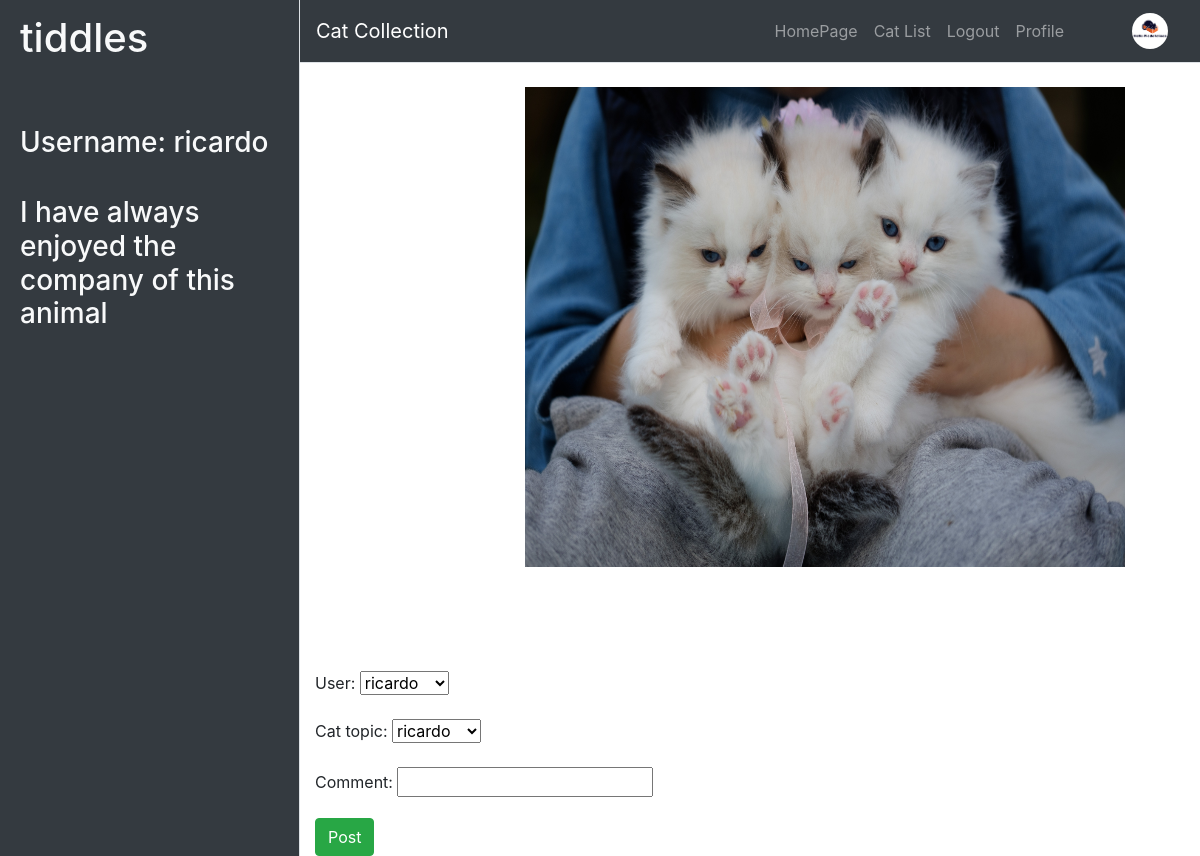
The app's page /cat_app/cat_topic/1/ (signed in), older data.
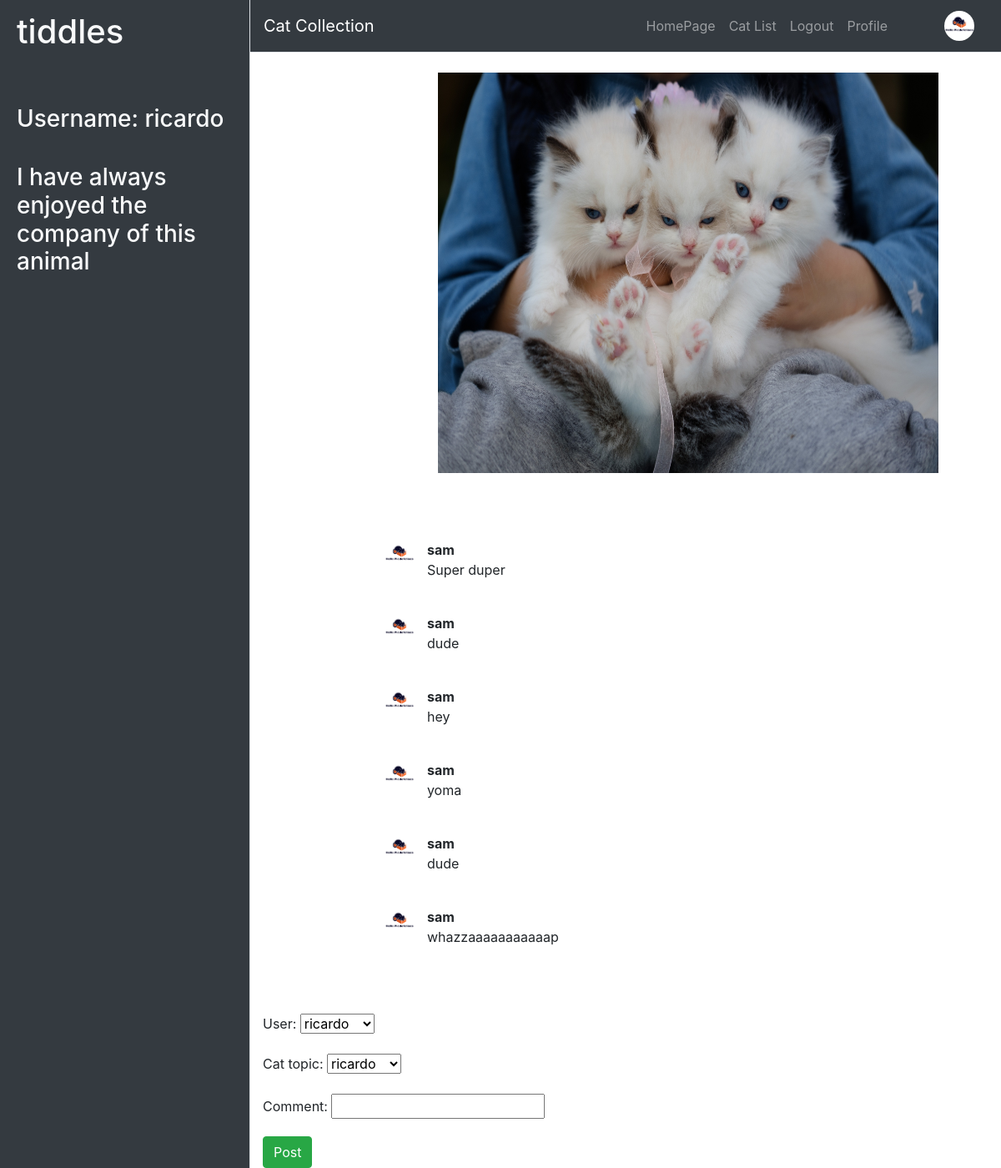
The same page, newer data.
### cat_app/models.py (models this page shows, shortened)
class Cat_Topic(models.Model):
	owner = models.ForeignKey(UserProfileInfo, on_delete=models.CASCADE, blank=True, null=True)
	cat_name = models.CharField(max_length=20)
	cat_picture = models.ImageField(upload_to='cat_images', blank=True, null=True)
	story = models.CharField(max_length=140)
	def __str__(self):
		return self.owner.user.username

class UserProfileInfo(models.Model):
	user = models.OneToOneField(User, related_name='userprofileinfos', on_delete=models.CASCADE, blank=True, null=True, default=1)
	picture = models.ImageField(upload_to='images', blank=True, null=True)

class Cat_Topic_Comment(models.Model):
	user = models.ForeignKey(User, on_delete=models.CASCADE, blank=True, null=True)
	cat_topic = models.ForeignKey(Cat_Topic, related_name="comments", on_delete=models.CASCADE, blank=True, null=True)
	comment = models.CharField(max_length=140)

### cat_app/views.py (the view, shortened to what this page needs)
# urls.py: url(r'^cat_topic/(?P<pk>\d+)/$', views.CatDetailView.as_view(), name='cat_detail'),
class CatDetailView(FormMixin, DetailView):
	model = models.Cat_Topic
	template_name = 'cat_app/cat_detail.html'
	form_class = forms.CatCommentForm
	def get_context_data(self, **kwargs):
		context = super(CatDetailView, self).get_context_data(**kwargs)
		form = self.get_form()
		context['cat_detail'] = self.get_object()
		cat_topic = self.get_object()
		profiles = models.UserProfileInfo.objects.all()
		user = self.request.user
		if user.is_authenticated:
			form.initial['user'] = user.id
			form.initial['cat_topic'] = cat_topic.id
			context['form'] = form
			for profile in profiles:
				if user.id == profile.user.id:
					context['profile_detail'] = profile
		return context

### cat_app/forms.py
class CatCommentForm(forms.Form):
	user = forms.ModelChoiceField(queryset=User.objects.all())
	cat_topic = forms.ModelChoiceField(queryset=Cat_Topic.objects.all())
	comment = forms.CharField()
	class Meta:
		fields = ("user", "cat_topic", "comment")
		model = Cat_Topic_Comment

### templates/cat_app/cat_detail.html (shortened to what this page needs)
{% extends "cat_app/base_sidebar.html" %}
{% load static %}
{% block templatecss %}<link href="{% static 'css/cat_topic.css' %}" rel="stylesheet" />{% endblock %}
{% block imagenav %}<img class="imageframe" src="../../../media/{{ profile_detail.picture }}" alt="{{ profile_detail.picture }}">{% endblock %}
{% block profile_nav %}
  <li class="nav-item">
    <a class="nav-link" href="{% url 'cat_app:profile_detail' pk=profile_detail.pk %}">Profile</a>
  </li>
{% endblock %}
{% block sidebar %}
    <div class="text-light bg-dark border-right" id="sidebar-wrapper">
        <div class="sidebar-heading">
            <h1 class="small-font">{{ cat_detail.cat_name }}<h1>
            <br>
            <h3 class="small-font">Username: {{ cat_detail.owner.user.username}}</h3>
            <br>
            <h3 class="small-font">{{ cat_detail.story }}</h3>
        </div>
    </div>
{% endblock %}
{% block content %}
    <br>
    <img class="center" src="../../../media/{{ cat_detail.cat_picture }}"/>
    <div class="cat-comment-container">
      <ul class="cat-comment-list">
        {% for comment in cat_detail.comments.all %}
        <li class="cat-comment-list-item">
          <div class="row">
            <div class="col-2" >
              <img class="comment-image" src="../../../media/{{ profile_detail.picture }}"  alt="empty">
            </div>
            <div class="col-10">
              <div class="row">
                <div class="col">
                  <b>{{ comment.user.username }}</b>
                </div>
                <div class="col">
                  <p>{{ comment.comment }}</p>
                </div>
              </div>
            </div>
          </div>
          <br>
        </li>
        {% endfor %}
      </ul>
    </div>
    <br>
    <form method="POST">
        {{ form.as_p }}
        <button type="submit" class="btn btn-success btn-btn">Post</button>
    </form>
{% endblock %}

### templates/cat_app/base_sidebar.html (shortened to what this page needs)
<!DOCTYPE html>
{% load static %}
<html lang="en">
<head>
  <link href="{% static 'vendor/bootstrap/css/bootstrap.min.css' %}" rel="stylesheet" />
  <link href="{% static 'css/simple-sidebar.css' %}" rel="stylesheet" />
  {% block templatecss %}{% endblock %}
</head>
<body>
  <div class="d-flex" id="wrapper">
    {% block sidebar %}{% endblock %}
    <div id="page-content-wrapper">
      <nav class="navbar navbar-expand-lg navbar-dark bg-dark border-bottom">
        <a class="navbar-brand" href="index.html">Cat Collection</a>
        <div class="collapse navbar-collapse" id="navbarSupportedContent">
          <ul class="navbar-nav ml-auto mt-2 mt-lg-0">
          <li class="nav-item">
            <a class="nav-link" href="{% url 'index' %}">HomePage</a>
          </li>
          <li class="nav-item">
            <a class="nav-link" href="{% url 'cat_app:cat_list' %}">Cat List</a>
          </li>
         {% if user.is_authenticated %}
           <li class="nav-item">
            <a class="nav-link" href="{% url 'cat_app:logout' %}">Logout</a>
            </li>
            {% block profile_nav %}{% endblock %}
          {% endif %}
          </ul>
        </div>
        <div class="navbar-brand">
          {% block imagenav %}{% endblock %}
        </div>
      </nav>
      <div class="container-fluid">
          {% block content %}{% endblock %}
      </div>
    </div>
  </div>
</body>
</html>

### static/css/simple-sidebar.css (style rules this page uses)
body { overflow-x: hidden; }
#sidebar-wrapper { min-height: 100vh; margin-left: -15rem; -webkit-transition: margin .25s ease-out; -moz-transition: margin .25s ease-out; -o-transition: margin .25s ease-out; transition: margin .25s ease-out; }
#sidebar-wrapper .sidebar-heading { padding: 0.875rem 1.25rem; font-size: 1.2rem; }
#page-content-wrapper { min-width: 100vw; }
@media (min-width: 400px) { #sidebar-wrapper { margin-left: 0; } }
@media (min-width: 400px) { #page-content-wrapper { min-width: 0; width: 100%; } }

### static/css/cat_topic.css (style rules this page uses)
.imageframe { height: 3vw; width: 3vw; border-radius: 50%; margin-left: 5vw; }
.comment-image { height: 3vw; width: 3vw; border-radius: 50%; float: right; }
.center { margin-left: 17.5vw; height: 60vh; width: 50vw; }
#sidebar-wrapper { max-width: 25vw; }
.cat-comment-container { margin-left: 5vw; margin-top: 10vh; width: 85%; }
.cat-comment-list { list-style: none; width: 80%; }
.col-2 { padding: 0px; }

Row changes from the older to the newer data that the page shows:
added Cat_Topic_Comment: picture (picture), user.username "sam", comment "Super duper"
added Cat_Topic_Comment: picture (picture), user.username "sam", comment "dude"
added Cat_Topic_Comment: picture (picture), user.username "sam", comment "hey"
added Cat_Topic_Comment: picture (picture), user.username "sam", comment "yoma"
added Cat_Topic_Comment: picture (picture), user.username "sam", comment "dude"
added Cat_Topic_Comment: picture (picture), user.username "sam", comment "whazzaaaaaaaaaaap"
